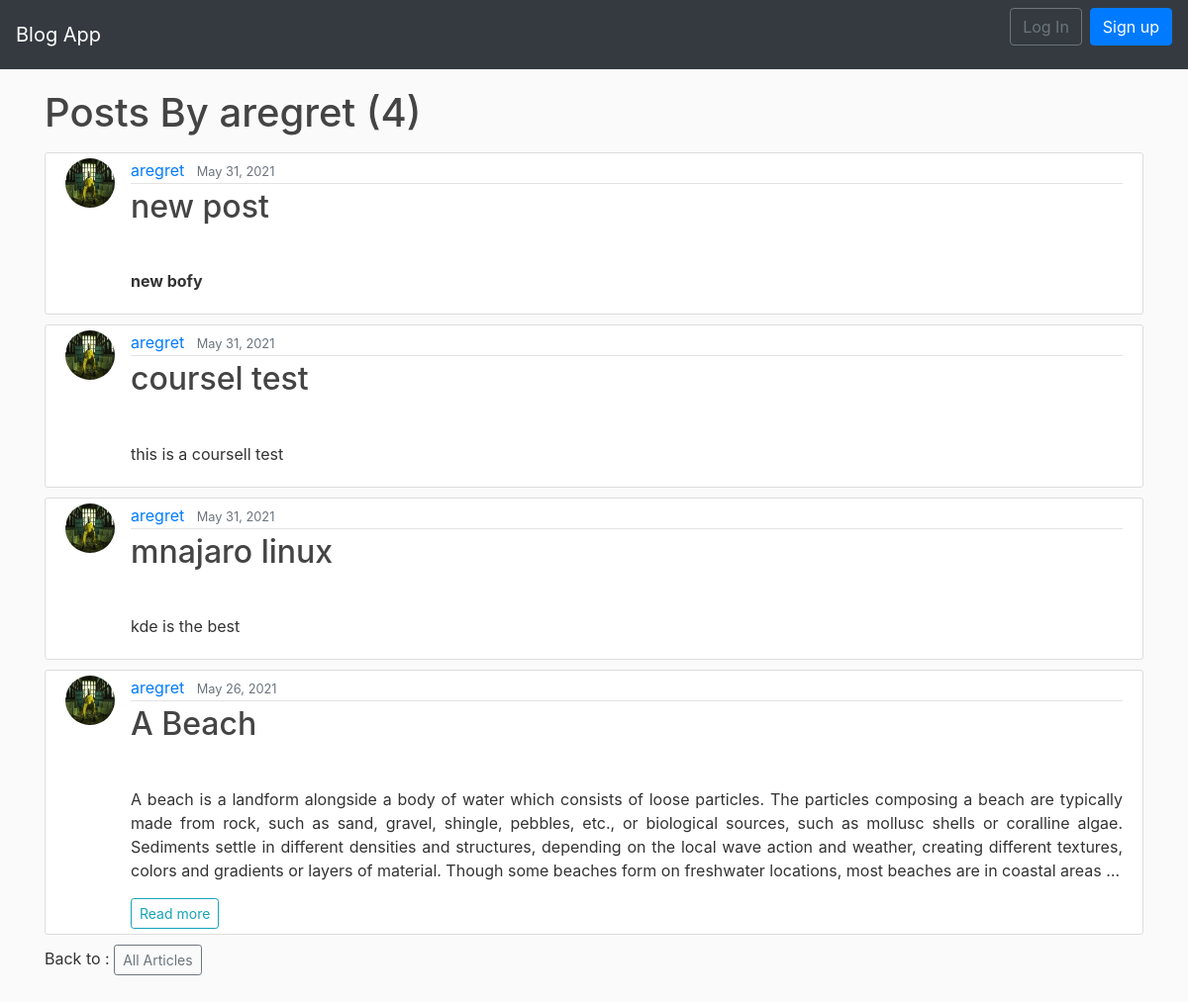
Screenshot of /user/aregret/ with the database file from the repository.
### blog/models.py (models this page shows, shortened)
class Post(models.Model):
    author = models.ForeignKey(User, on_delete=models.CASCADE)
    title = models.CharField(max_length=100)
    content = RichTextField(blank = True,null = True)
    liked = models.ManyToManyField(User, blank=True, related_name='liked')
    date_posted = models.DateTimeField(default=timezone.now)
    header_image = models.ImageField(null=True,blank = True,upload_to = "images")
    header_image2 = models.ImageField(null=True,blank = True,upload_to = "images")
    header_image3 = models.ImageField(null=True,blank = True,upload_to = "images")
    objects = PostManager()
    tags = TaggableManager()
    class Meta:
        ordering = ('-date_posted', )

### users/models.py (models this page shows, shortened)
class Profile(models.Model):
    user = models.OneToOneField(User, on_delete=models.CASCADE)
    image = models.ImageField(default='default.jpg', upload_to='profile_pics')

### blog/views.py (the view)
# urls.py: path('user/<str:username>/', UserPostListView.as_view(), name='user_posts'),
class UserPostListView(ListView):
    model = Post
    template_name = 'blog/user_posts.html'
    context_object_name = 'posts'
    paginate_by = 5
    def get_queryset(self):
        user = get_object_or_404(User, username=self.kwargs.get('username'))
        return Post.objects.filter(author=user).order_by('-date_posted')

### blog/templates/blog/user_posts.html (shortened to what this page needs)
{% extends "blog/base.html" %}
{% block content %}
    <h1 class="mb-3">Posts By {{view.kwargs.username}} ({{ page_obj.paginator.count }})</h1>
    {% for post in posts %}
        <article class="media content-section">
          <img class="rounded-circle article-img" src="{{ post.author.profile.image.url }}">
          <div class="media-body">
            <div class="article-metadata">
              <a class="mr-2" href="{% url 'user_posts' post.author.username %}">{{ post.author }}</a>
              <small class="text-muted">{{ post.date_posted|date:"F d, Y" }}</small>
            </div>
          <h2><a class="article-title" href="{% url 'post_detail' post.pk %}">{{ post.title }}</a></h2>
            <p class="article-content">{{ post.content|safe|truncatewords:"80"|linebreaks }}</p>
        {%ifnotequal post.content post.content|truncatewords:80%}
          <a class="btn btn-outline-info btn-sm"  href="{% url 'post_detail' post.pk %}">Read more</a>
        {% endifnotequal %}
          </div>
        </article>
    {% endfor %}
    <p>Back to : <a class="btn btn-outline-secondary btn-sm" href="{% url 'index' %}">All Articles</a></p>
{% endblock content %}

### blog/static/blog/main.css (style rules this page uses)
body { background: #fafafa; color: #333333; }
h1, h2, h3, h4, h5, h6 { color: #444444; }
.content-section { background: #ffffff; padding: 5px 20px; border: 1px solid #dddddd; border-radius: 3px; margin-bottom: 10px; margin-top: 10px; text-align: justify; margin-left: auto; margin-right:auto; }
.article-title { color: #444444; }
.article-content { white-space: pre-line; padding:10px 55px 10px 5px; text-align: justify; }
.article-img { height: 50px; width: 50px; margin-right: 16px; }
.article-metadata { padding-bottom: 1px; margin-bottom: 4px; border-bottom: 1px solid #e3e3e3 }
img { width: 100%; height: auto; }
body { padding-bottom: 20px; }

### rows the page displays
Post: author.profile.image (picture), author "aregret", date_posted "May 31, 2021", title "new post", content "new bofy"
Post: author.profile.image (picture), author "aregret", date_posted "May 31, 2021", title "coursel test", content "this is a coursell test"
Post: author.profile.image (picture), author "aregret", date_posted "May 31, 2021", title "mnajaro linux", content "kde is the best"
Post: author.profile.image (picture), author "aregret", date_posted "May 26, 2021", title "A Beach", content "A beach is a landform alongside a body of water which consists of loose particles. The particles composing a beach are typically made from rock, such as sand, gravel, shingle, pebbles, etc., or biological sources, such as mollusc shells or coralline algae. Sediments settle in different densities and structures, depending on the local wave action and weather, creating different textures, colors and gradients or layers of material. Though some beaches form on freshwater locations, most beaches are in coastal areas …"

### other values shown
{{ view.kwargs.username }} "aregret"
{{ page_obj.paginator.count }} "4"
